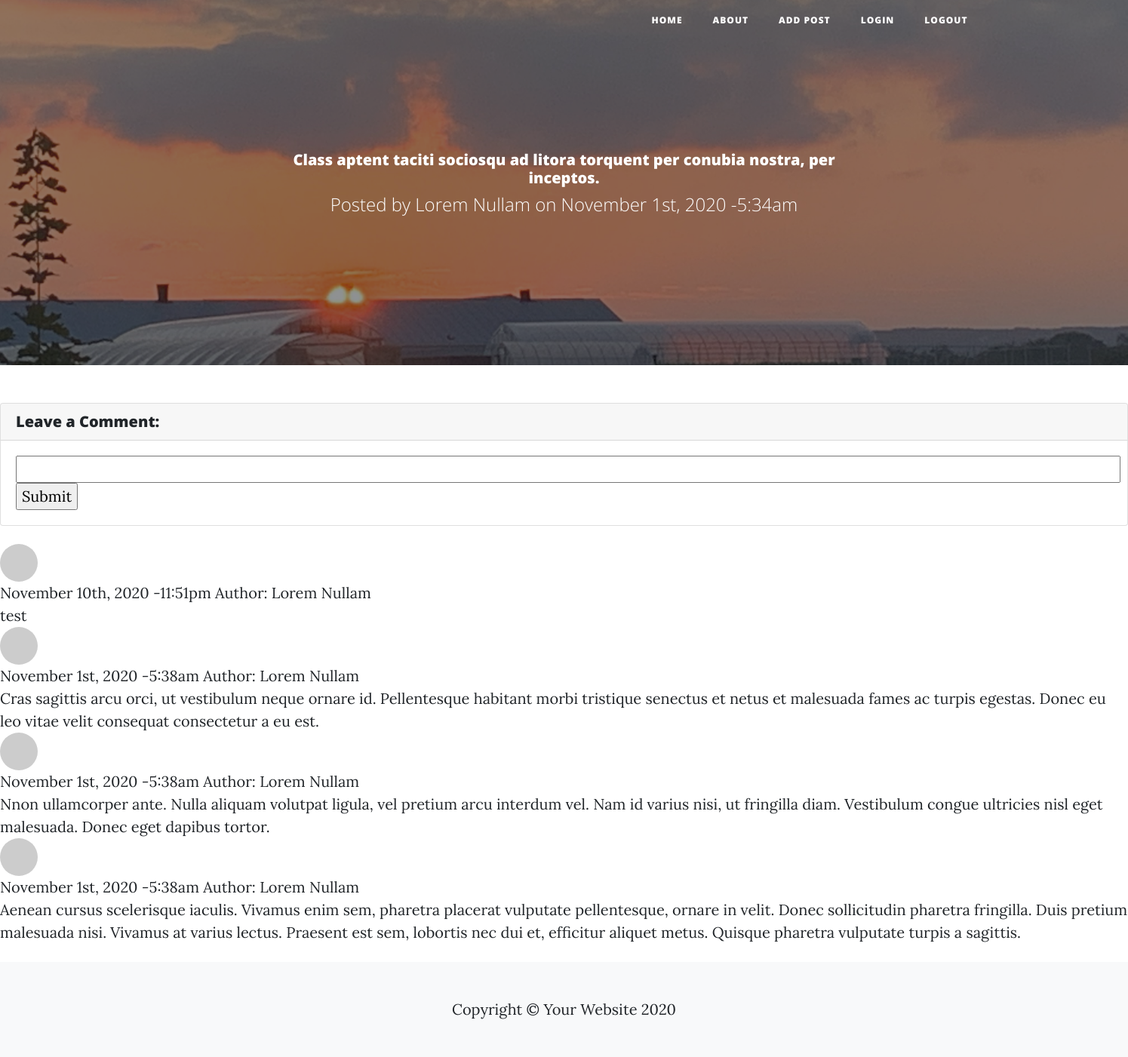
The app's page /post.php?image=sunset.jpg&id=1&postAuthor=Lorem Nullam with its own data.
### tables this page shows
CREATE TABLE `posts` (
  `PostID` int(11) NOT NULL,
  `UserID` int(11) NOT NULL,
  `PostImage` varchar(50) NOT NULL,
  `Post` text NOT NULL,
  `Date` timestamp NOT NULL DEFAULT CURRENT_TIMESTAMP ON UPDATE CURRENT_TIMESTAMP
);

CREATE TABLE `comments` (
  `CommentID` int(11) NOT NULL,
  `UserID` int(11) NOT NULL,
  `PostID` int(11) NOT NULL,
  `Comment` text NOT NULL,
  `Date` timestamp NOT NULL DEFAULT CURRENT_TIMESTAMP ON UPDATE CURRENT_TIMESTAMP
);

CREATE TABLE `users` (
  `UserID` int(11) NOT NULL,
  `Name` varchar(100) NOT NULL,
  `About` text NOT NULL,
  `AboutImage` varchar(50) NOT NULL
);

### post.php (the view, shortened to what this page needs)
<?php session_start();
  $username = $_SESSION['username'];
?>
<!DOCTYPE html>
<html lang="en">
<head>
  <link href="vendor/bootstrap/css/bootstrap.min.css" rel="stylesheet">
  <link href="vendor/fontawesome-free/css/all.min.css" rel="stylesheet" type="text/css">
  <link href="css/clean-blog.min.css" rel="stylesheet">
</head>
<body>
    <?php
    $request = $_SERVER['REQUEST_METHOD'];
    require_once 'serverLogin.php';
    $conn = new mysqli($db_hostname,$db_username,$db_password,$db_database);
    mysqli_select_db($conn, $db_database)or die("Unable to select database: " . mysql_error());
    if($request == "GET"){
      if(isset($_GET['id']) && isset($_GET['image'])){
        $pictureName = $_GET['image'];
        $id = $_GET['id'];
        $postAuthor = $_GET['postAuthor'];
      }
    }
    else{
      $pictureName = $_POST['image'];
      $id = $_POST['id'];
      $postAuthor = $_POST['postAuthor'];
    }
    $loginQuery = "SELECT UserID FROM login WHERE Username = ? ";
    $stmt1 = $conn->prepare($loginQuery);
    $stmt1->bind_param("s",$username);
    $stmt1->execute();
    $result1 = $stmt1->get_result();
    $loginRow = $result1->fetch_assoc();
    $UserID = $loginRow['UserID'];
  	$userSql = "SELECT * FROM users WHERE UserID = ? ";
  	$stmt2 = $conn->prepare($userSql);
  	$stmt2->bind_param("i",$UserID);
  	$stmt2->execute();
  	$result2 = $stmt2->get_result();
    $usersRow = $result2->fetch_assoc();
    $author = $usersRow['Name'];
  ?>
  <nav class="navbar navbar-expand-lg navbar-light fixed-top" id="mainNav">
    <div class="container">
      <a class="navbar-brand" href="about.php"> <?php echo $author; ?> </a>
      <div class="collapse navbar-collapse" id="navbarResponsive">
        <ul class="navbar-nav ml-auto">
          <li class="nav-item">
            <a class="nav-link" href="index.php">Home</a>
          </li>
          <li class="nav-item">
            <a class="nav-link" href="about.php">About</a>
          </li>
          <li class="nav-item">
            <a class="nav-link" href="addPost.php">Add Post</a>
          </li>
          <li class="nav-item">
            <a class="nav-link" href="login.php">Login</a>
          </li>
          <li class="nav-item">
            <a class="nav-link" href="logout.php">Logout</a>
          </li>
        </ul>
      </div>
    </div>
  </nav>
  <header class="masthead" style="background-image: url('img/<?php echo($pictureName)?>')">
    <div class="overlay"></div>
    <div class="container">
      <div class="row">
        <div class="col-lg-8 col-md-10 mx-auto">
          <div class="site-heading">
            <?php
            $headingQuery = "SELECT * FROM posts WHERE posts.PostID=?";
            $stmt4 = $conn->prepare($headingQuery);
            $stmt4->bind_param("i",$id);
            $stmt4->execute();
            $headingResult= $stmt4->get_result();
            $headerRow =$headingResult->fetch_assoc();
            $headerText = $headerRow['Post'];
            $headerDate = $headerRow['Date'];
            $formatHeaderDate = date("F jS, Y -g:ia",strtotime($headerDate))
            ?>
            <h5><?php echo $headerText  ?></h5>
            <span class="subheading">Posted by <?php echo $postAuthor; ?> on <?php echo $formatHeaderDate; ?> </span>
          </div>
        </div>
      </div>
    </div>
  </header>
  <div class="card my-4">
          <h5 class="card-header">Leave a Comment:</h5>
          <div class="card-body">
            <form method="post" action="post.php">
              <input type="text" name="formComment" maxlength="100" size="120">
              <input type="submit" name="formSubmit" value="Submit">
            </form>
          </div>
        </div>
        <div class="media mb-4">
          <div class="media-body">
            <?php
            $myquery = "SELECT comments.Comment,comments.Date,comments.UserID FROM comments WHERE comments.PostID=? ORDER by comments.Date DESC";
            $stmt5 = $conn->prepare($myquery);
            $stmt5->bind_param("i",$id);
            $stmt5->execute();
            $result = $stmt5->get_result();
            while ($row = $result->fetch_assoc()) {
            ?>
            <img class="d-flex mr-3 rounded-circle" src="http://placehold.it/50x50" alt="">
            <?php
              $date = $row['Date'];
              $formatDate = date("F jS, Y -g:ia",strtotime($date));
              $commentAuthorId = $row['UserID'];
              $commentAuthorSql = "SELECT Name FROM users WHERE UserID = ?";
              $stmt6 = $conn->prepare($commentAuthorSql);
              $stmt6->bind_param("i",$commentAuthorId);
              $stmt6->execute();
              $result3 = $stmt6->get_result();
              $commentAuthorRow = $result3->fetch_assoc();
              $commentAuthor = $commentAuthorRow['Name'];
              echo "$formatDate Author: $commentAuthor";
            ?>
            <?
              $actualComment = $row['Comment'];
              echo "<br>$actualComment<br>";
              }
            ?>
          </div>
        </div>
  <footer class="py-5 bg-light">
    <div class="container">
      <p class="m-0 text-center text-black">Copyright &copy; Your Website 2020</p>
    </div>
  </footer>
</body>
</html>

### records on screen
posts: Post "Class aptent taciti sociosqu ad litora torquent per conubia nostra, per inceptos.", Date "November 1st, 2020 -5:34am"
comments: Date "November 10th, 2020 -11:51pm", UserID.Name "Lorem Nullam", Comment "test"
comments: Date "November 1st, 2020 -5:38am", UserID.Name "Lorem Nullam", Comment "Cras sagittis arcu orci, ut vestibulum neque ornare id. Pellentesque habitant morbi tristique senectus et netus et malesuada fames ac turpis egestas. Donec eu leo vitae velit consequat consectetur a eu est."
comments: Date "November 1st, 2020 -5:38am", UserID.Name "Lorem Nullam", Comment "Nnon ullamcorper ante. Nulla aliquam volutpat ligula, vel pretium arcu interdum vel. Nam id varius nisi, ut fringilla diam. Vestibulum congue ultricies nisl eget malesuada. Donec eget dapibus tortor."
comments: Date "November 1st, 2020 -5:38am", UserID.Name "Lorem Nullam", Comment "Aenean cursus scelerisque iaculis. Vivamus enim sem, pharetra placerat vulputate pellentesque, ornare in velit. Donec sollicitudin pharetra fringilla. Duis pretium malesuada nisi. Vivamus at varius lectus. Praesent est sem, lobortis nec dui et, efficitur aliquet metus. Quisque pharetra vulputate turpis a sagittis."

### other values on screen
$postAuthor "Lorem Nullam"
